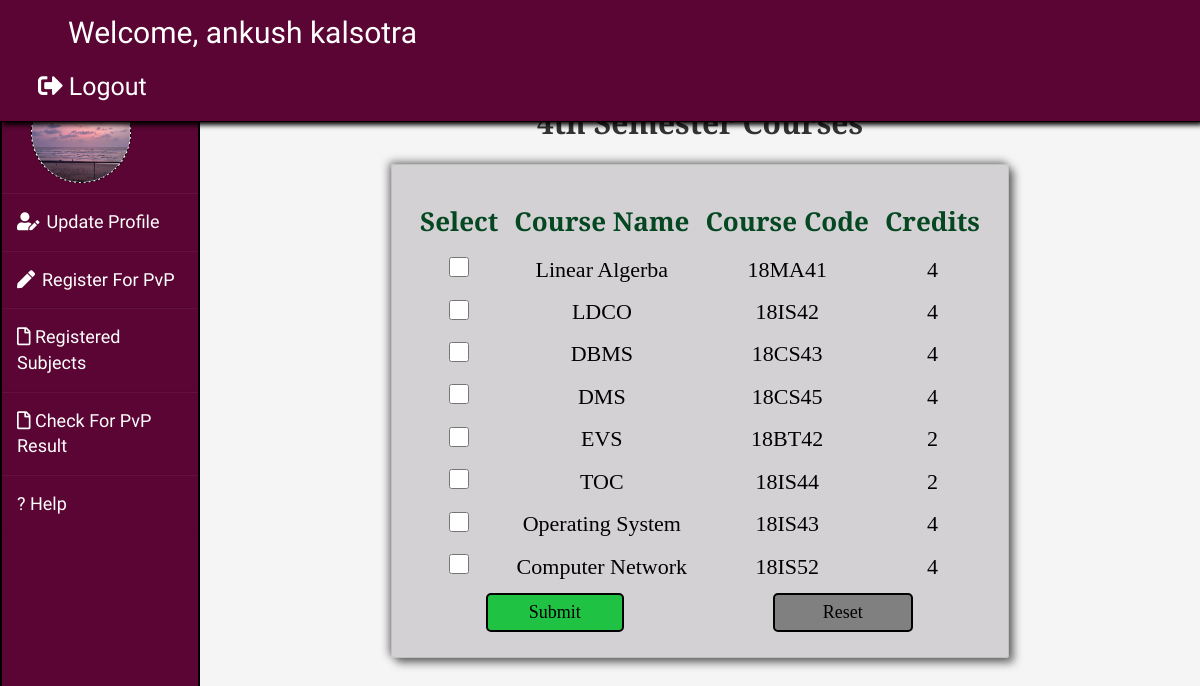
Screenshot of /user/dashboard.php?page=register (signed in) with the database file from the repository.
### tables this page shows
CREATE TABLE `registration` (
  `id` int(255) NOT NULL,
  `fname` varchar(255) NOT NULL,
  `lname` varchar(255) NOT NULL,
  `bdate` date NOT NULL,
  `usn` varchar(100) NOT NULL,
  `email` varchar(255) NOT NULL,
  `dept` varchar(255) NOT NULL,
  `sem` int(1) NOT NULL,
  `gender` char(1) NOT NULL,
  `phno` bigint(11) NOT NULL,
  `image` varchar(100) NOT NULL,
  `password` varchar(255) NOT NULL
);

CREATE TABLE `add_s4` (
  `id` int(255) NOT NULL,
  `sub_name` varchar(255) NOT NULL,
  `sub_code` varchar(255) NOT NULL,
  `credits` bigint(255) NOT NULL
);

### user/4th_sem.php (the view, shortened to what this page needs)
  <?php
  require_once('../connection.php');
  $q = mysqli_query($con, "SELECT * FROM add_s4");
  ?>
  <!DOCTYPE html>
  <html lang="en">
  <head>
  </head>
  <body>
    <h1 class="myh1">4th Semester Courses</h1>
    <div class="forms">
    <form class="myform" method="POST">
  <table width="100%">
    <tr>
      <th> Select</th>
      <th> Course name</th>
      <th> Course Code</th>
      <th> Credits </th>
    </tr>
    <?php
    while ($row = mysqli_fetch_array($q)) {
      echo "<tr style='color:black;font-size:18px;'>";
      echo "<td> <input type='checkbox' class='geekmark' name='sub[]' value = '" . $row['sub_name'] . "' /></td>";
      echo "<td align = 'center'>" . $row['sub_name'] . "</td>";
      echo "<td align = 'center'>" . $row['sub_code'] . "</td>";
      echo "<td align = 'center'>" . $row['credits'] . "</td>";
      echo "</tr>";
    }
    ?>
    <tr>
      <form method="post">
        <td colspan="2">
          <input class="btn login_btn" type="submit" name="submit" value="Submit" />
        </td>
      </form>
      <td colspan="2">
        <input class="btn reset_btn" onClick="window.location.href=window.location.href" type="reset" value="Reset">
      </td>
    </tr>
  </table>
</form>
  </body>
  </html>

### user/dashboard.php (shortened to what this page needs)
<?php
require_once('../connection.php');
$user = $_SESSION['user'];
if ($user == "") {
    header('location:../index.php');
} else {
    $stud =  mysqli_query($con, "SELECT * from registration where usn = '$user'");
}
$row = mysqli_fetch_array($stud);
$sem = $row['sem'];
$q = mysqli_query($con, "select * from sub_reg where usn='" . $_SESSION['user'] . "'");
$rr = mysqli_num_rows($q);
if (!$rr) {
    $exerrr = "<font color='red';font-family:'Acme';>You have not registered for PvP yet!</font>";
} else {
    $exerrr = "<font color='primary'>You Application has been Submitted..! </font>";
}
?>
<!DOCTYPE html>
<html lang="en">
<head>
    <link rel="stylesheet" href="https://cdnjs.cloudflare.com/ajax/libs/font-awesome/4.7.0/css/font-awesome.min.css">
    <link rel="stylesheet" href="https://maxcdn.bootstrapcdn.com/bootstrap/4.0.0/css/bootstrap.min.css" />
    <link href="../css/bootstrap.min.css" rel="stylesheet">
    <link rel="stylesheet" href="https://use.fontawesome.com/releases/v5.3.1/css/all.css">
    <link href="styles.css" rel="stylesheet">
</head>
<body>
    <nav class="navbar navbar-inverse navbar-fixed-top" style="position:fixed;top:0;left:0;padding:8px;border:none;background-color:#5a0533;border-bottom:1px solid black;box-shadow: 3px 3px 5px black;">
        <div class="container-fluid">
            <div class="navbar-header">
                <a class="navbar-brand text-white" style="font-family:'Acme';font-size:30px;color: white;padding-right: 750px;" href="#">Welcome, <?php echo '' . $row['fname'] . ' ' . $row['lname']; ?> </a>
            </div>
            <ul class="nav navbar-nav navbar-right collapsed text-white" id="navbar">
                <li>
                    <a class="mnav11" style="color:white;font-family:'Acme';font-size:25px;" href="../logout.php?logout"><i class="fas fa-sign-out-alt" aria-hidden="true"></i> Logout</a>
                </li>
            </ul>
    </nav>
    <div class="wrapper">
        <div class="sidebar col -l2 -s4">
            <ul>
                <div>
                    <img src="../images/<?php echo $_SESSION['user']; ?>/<?php echo $row['image']; ?>" width="100" height="100" alt="not found" />
                </div>
                <li><a href="dashboard.php?page=update_profile"><i class="fas fa-user-edit"></i> Update Profile</a></li>
                <li><a href="dashboard.php?page=register"><i class="fas fa-pen"></i>Register For PvP</a></li>
                <li><a href="dashboard.php?page=subjects_reg"><i class="far fa-file"></i> Registered Subjects</a></li>
                <li><a href="dashboard.php?page=time_table"><i class="far fa-file"></i> Check For PvP Result</a></li>
                <li><a href="dashboard.php?page=chatbot"></> ? Help</a></li>
            </ul>
        </div>
        <div class="col-sm-12 col-sm-offset-12 col-md-10 col-md-offset-2 main">
            <?php
            @$page =  $_GET['page'];
            if ($page != "") {
                if ($page == "register") {
                    if ($sem == 4) {
                        if (!$rr) {
                            include('4th_sem.php');
                        } else {
                            echo "<h2 style='font-family:Bitter;margin-left: 2%;font-weight:600;'>$exerrr</h2>";
                        }
                    }
                }
            } else {
            ?><h2 style="font-family:'Bitter';margin-left: 2%;font-weight:600;"><?php echo @$exerrr; ?></h2>
            <?php } ?>
</body>
</html>

### user/styles.css (style rules this page uses)
body { padding-top: 50px; }
.navbar-fixed-top { border: 5px solid black; margin-top: auto; z-index: 1000000; top: 0; text-decoration: none; width: 100%; position: fixed; background-color: #454545; }
.navbar-fixed-top ul li a { font-size: 22px; }
.sidebar { display: none; }
@media (min-width: 768px) { .sidebar { position: fixed; top: 51px; bottom: 0; left: 0; z-index: 1000; display: block; padding: 20px; overflow-x: hidden; overflow-y: auto; background-color: #454545; border-right: 5px solid black; } }
.main { padding: 20px; }
@media (min-width: 768px) { .main { padding-right: 40px; padding-left: 40px; } }
.login_btn { color: black; border: 2px solid black; cursor: pointer; border-radius: 5px; font-family: 'Bitter'; padding: 5px; background-color: rgb(32, 194, 67); font-size: 18px; width: 50%; }
.reset_btn { color: black; border: 2px solid black; cursor: pointer; border-radius: 5px; font-family: 'Bitter'; padding: 5px; background-color: gray; font-size: 18px; width: 50%; }

### user/dashboard.php (style rules this page uses)
body { background-color: #f3f5f9; }
.wrapper { display: flex; margin-top: 3%; position: relative; }
.wrapper .sidebar { width: 200px; height: 100%; background: #5a0533; padding: 30px 0px; border: 2px solid black; position: fixed; overflow-x: scroll; font-family: 'Acme'; font-size: 18px; margin-bottom: 5%; }
.wrapper .sidebar ul { list-style: none; margin: 0; padding: 0; }
.wrapper .sidebar ul li { padding: 15px; border-bottom: 1px solid #bdb8d7; border-bottom: 1px solid rgba(0, 0, 0, 0.05); border-top: 1px solid rgba(255, 255, 255, 0.05); }
.wrapper .sidebar img { border-radius: 50%; justify-content: center; margin-left: 15%; margin-top: auto; margin-bottom: 5%; ; border: 1px dashed #000000; background-color: white; }
.wrapper .sidebar ul li a { color: #fff; text-decoration: none; display: block; }
.wrapper .sidebar ul li a .fas { width: 25px; }
.main { margin-left: 200px; font-size: 20px; padding: 0px 10px; }

### user/4th_sem.php (style rules this page uses)
.forms { width: fit-content; height: fit-content; margin-left: auto; margin-right: auto; display: block; box-shadow: -2px -2px 9px rgba(0, 0, 0, 0.5), 5px 5px 9px rgba(0, 0, 0, 0.5); padding: 0; border: 1px solid silver; border-radius: 3px; background-color: rgb(82, 66, 85, 0.2); justify-content: flex-start; }
.myform { padding: 20px; border-radius: 8px; }
table th { text-align: center; padding: 8px; color: rgb(4, 71, 32); font-family: 'Bitter'; text-transform: capitalize; text-shadow: rgb(240, 240, 12); font-size: 26px; }
table td { text-align: center; padding: 5px; font-size: 22px; color: black; font-family: 'Bitter'; }
.myh1 { text-align: center; font-size: 30px; text-decoration: none; padding-bottom: 15px; text-shadow: rgba(0, 0, 0, 0.1); font-family: 'PT Serif'; font-weight: bold; }
.geekmark { height: 20px; width: 20px; background-color: green; }
body { background-color: whitesmoke; }

### rows the page displays
registration: fname "ankush", lname "kalsotra", image (picture)
add_s4: sub_name "Linear Algerba", sub_code "18MA41", credits "4"
add_s4: sub_name "LDCO", sub_code "18IS42", credits "4"
add_s4: sub_name "DBMS", sub_code "18CS43", credits "4"
add_s4: sub_name "DMS", sub_code "18CS45", credits "4"
add_s4: sub_name "EVS", sub_code "18BT42", credits "2"
add_s4: sub_name "TOC", sub_code "18IS44", credits "2"
add_s4: sub_name "Operating System", sub_code "18IS43", credits "4"
add_s4: sub_name "Computer Network", sub_code "18IS52", credits "4"
